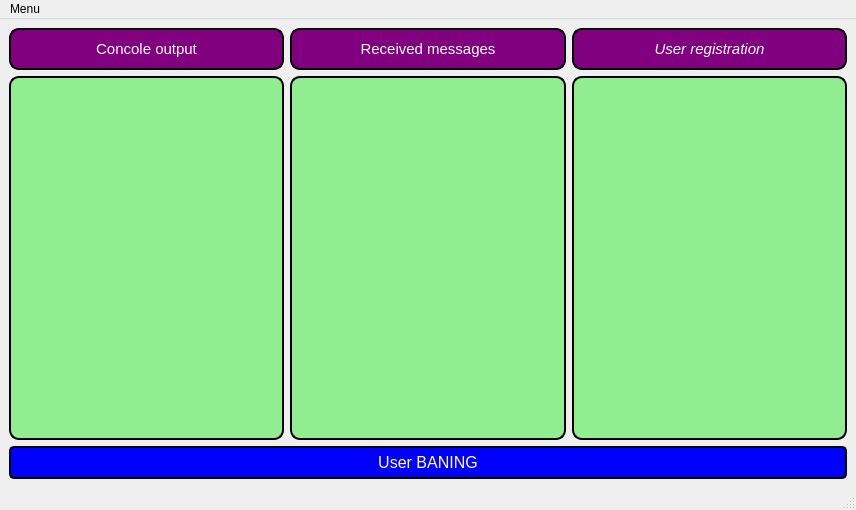
<?xml version="1.0" encoding="UTF-8"?>
<ui version="4.0">
 <class>MainWindow</class>
 <widget class="QMainWindow" name="MainWindow">
  <property name="geometry">
   <rect>
    <x>0</x>
    <y>0</y>
    <width>856</width>
    <height>510</height>
   </rect>
  </property>
  <property name="windowTitle">
   <string>MainWindow</string>
  </property>
  <property name="styleSheet">
   <string notr="true"/>
  </property>
  <widget class="QWidget" name="centralwidget">
   <layout class="QVBoxLayout" name="verticalLayout_4">
    <item>
     <layout class="QHBoxLayout" name="horizontalLayout">
      <item>
       <layout class="QVBoxLayout" name="verticalLayout">
        <item>
         <widget class="QPushButton" name="consoleOutputButton">
          <property name="font">
           <font>
            <pointsize>11</pointsize>
           </font>
          </property>
          <property name="styleSheet">
           <string notr="true">QPushButton {
	background-color: purple;
    color: white;
	border: 2px solid black;
	border-radius: 10px;
	 padding: 10px; 
}
QPushButton:hover {
       background-color: white;
   }</string>
          </property>
          <property name="text">
           <string>Concole output</string>
          </property>
         </widget>
        </item>
        <item>
         <widget class="QTextBrowser" name="consoleBrowser">
          <property name="styleSheet">
           <string notr="true">QTextBrowser {
	background-color: rgb(144, 238, 144);
    color: black;
	border: 2px solid black;
	border-radius: 10px;
	 padding: 10px; 
}</string>
          </property>
         </widget>
        </item>
       </layout>
      </item>
      <item>
       <layout class="QVBoxLayout" name="verticalLayout_2">
        <item>
         <widget class="QPushButton" name="resievedMessagesButton">
          <property name="font">
           <font>
            <pointsize>11</pointsize>
           </font>
          </property>
          <property name="styleSheet">
           <string notr="true">QPushButton {
	background-color: purple;
    color: white;
	border: 2px solid black;
	border-radius: 10px;
	 padding: 10px; 
}
QPushButton:hover {
       background-color: green;
   }</string>
          </property>
          <property name="text">
           <string>Received messages</string>
          </property>
         </widget>
        </item>
        <item>
         <widget class="QTextEdit" name="textEdit">
          <property name="styleSheet">
           <string notr="true">QTextEdit {
	background-color: rgb(144, 238, 144);
    color: black;
	border: 2px solid black;
	border-radius: 10px;
	 padding: 10px; 
}</string>
          </property>
         </widget>
        </item>
       </layout>
      </item>
      <item>
       <layout class="QVBoxLayout" name="verticalLayout_3">
        <item>
         <widget class="QPushButton" name="userRegistrationButton">
          <property name="font">
           <font>
            <pointsize>11</pointsize>
            <italic>true</italic>
            <kerning>false</kerning>
           </font>
          </property>
          <property name="styleSheet">
           <string notr="true">QPushButton {
	background-color: purple;
    color: white;
	border: 2px solid black;
	border-radius: 10px;
	 padding: 10px; 
}
QPushButton:hover {
       background-color: green;
   }</string>
          </property>
          <property name="text">
           <string>User registration</string>
          </property>
         </widget>
        </item>
        <item>
         <widget class="QTextBrowser" name="listOfClientsBrowser">
          <property name="font">
           <font>
            <pointsize>9</pointsize>
           </font>
          </property>
          <property name="styleSheet">
           <string notr="true">QTextBrowser {
	background-color: rgb(144, 238, 144);
    color: black;
	border: 2px solid black;
	border-radius: 10px;
	 padding: 10px; 
}</string>
          </property>
         </widget>
        </item>
       </layout>
      </item>
     </layout>
    </item>
    <item>
     <widget class="QPushButton" name="banUserButton">
      <property name="font">
       <font>
        <pointsize>12</pointsize>
       </font>
      </property>
      <property name="styleSheet">
       <string notr="true">QPushButton {
background-color: blue;
color: white;
border: 2px solid black;
border-radius: 5px;
padding: 5px;
}
QPushButton:hover {
background-color: red;
}</string>
      </property>
      <property name="text">
       <string>User BANING</string>
      </property>
     </widget>
    </item>
   </layout>
  </widget>
  <widget class="QMenuBar" name="menubar">
   <property name="geometry">
    <rect>
     <x>0</x>
     <y>0</y>
     <width>856</width>
     <height>21</height>
    </rect>
   </property>
   <widget class="QMenu" name="menuMenu">
    <property name="title">
     <string>Menu</string>
    </property>
    <addaction name="actionCloseServer"/>
    <addaction name="actionNew_start_server"/>
    <addaction name="actionclose_programm"/>
   </widget>
   <addaction name="menuMenu"/>
  </widget>
  <widget class="QStatusBar" name="statusbar"/>
  <action name="actionCloseServer">
   <property name="text">
    <string> close server</string>
   </property>
  </action>
  <action name="actionNew_start_server">
   <property name="text">
    <string>New start server</string>
   </property>
  </action>
  <action name="actionclose_programm">
   <property name="text">
    <string>close programm</string>
   </property>
  </action>
 </widget>
 <resources/>
 <connections/>
</ui>
